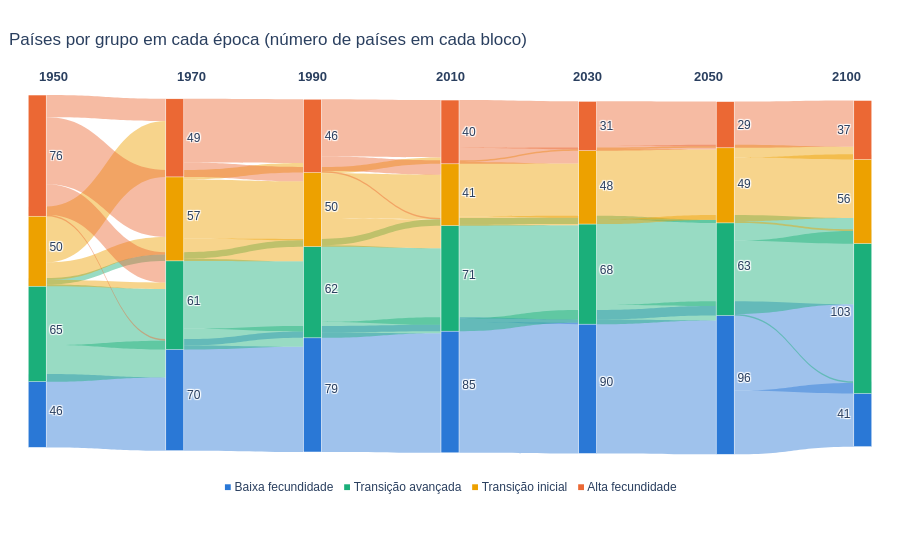

The code cell stored with this chart in its notebook:
### Markdown cell above
## 9. Sankey: migração entre grupos por época

Cada coluna é uma época; cada bloco é um grupo, com o número de países no tamanho do bloco. Os fluxos ligam os países que estavam em um grupo numa época e estão em outro na época seguinte. A cor do fluxo é a do grupo de origem.

### Code cell
def hex_para_rgba(cor, alfa):
    r, g, b = (int(cor[i:i + 2], 16) for i in (1, 3, 5))
    return f"rgba({r},{g},{b},{alfa})"

def sankey_epocas(grupos, k):
    nomes = nomes_grupos(k)
    epocas = sorted(grupos["epoca"].unique())
    total = grupos["LocID"].nunique()
    contagem = grupos.groupby(["epoca", "grupo"]).size()

    # Posições fixas: uma coluna por época; blocos empilhados do topo para a base
    margem_topo, altura_util, espaco = 0.90, 0.80, 0.02
    x_pos, y_pos, rotulos, cores_no, no_idx = [], [], [], [], {}
    for i, epoca in enumerate(epocas):
        x = 0.02 + i * (0.96 / (len(epocas) - 1))
        y = margem_topo
        for g in range(k):
            n = int(contagem.get((epoca, g), 0))
            if n == 0:
                continue
            altura = altura_util * n / total
            no_idx[(epoca, g)] = len(rotulos)
            x_pos.append(x)
            y_pos.append(min(0.99, max(0.01, y - altura / 2)))
            rotulos.append(f"{n}")
            cores_no.append(CORES[g])
            y -= altura + espaco

    origem, destino, valor, cor_fluxo, texto = [], [], [], [], []
    for e1, e2 in zip(epocas[:-1], epocas[1:]):
        a = grupos[grupos["epoca"] == e1].set_index("LocID")["grupo"]
        b = grupos[grupos["epoca"] == e2].set_index("LocID")["grupo"]
        juntos = pd.concat([a.rename("de"), b.rename("para")], axis=1).dropna()
        for (de, para), n in juntos.groupby(["de", "para"]).size().items():
            origem.append(no_idx[(e1, int(de))])
            destino.append(no_idx[(e2, int(para))])
            valor.append(int(n))
            cor_fluxo.append(hex_para_rgba(CORES[int(de)], 0.45))
            texto.append(f"{n} países: {nomes[int(de)]} em {e1} → {nomes[int(para)]} em {e2}")

    fig = go.Figure(go.Sankey(
        arrangement="fixed",
        node=dict(label=rotulos, x=x_pos, y=y_pos, color=cores_no, pad=4, thickness=18,
                  line=dict(color="white", width=0.5)),
        link=dict(source=origem, target=destino, value=valor, color=cor_fluxo,
                  customdata=texto, hovertemplate="%{customdata}<extra></extra>"),
    ))

    anotacoes = [
        dict(x=0.02 + i * (0.96 / (len(epocas) - 1)), y=1.06, xref="paper", yref="paper",
             text=f"<b>{epoca}</b>", showarrow=False, font=dict(size=13))
        for i, epoca in enumerate(epocas)
    ]
    legenda = "   ".join(f"<span style='color:{CORES[g]}'>■</span> {nomes[g]}" for g in range(k))
    anotacoes.append(dict(x=0.5, y=-0.04, xref="paper", yref="paper", text=legenda,
                          showarrow=False, font=dict(size=12)))

    fig.update_layout(
        title=dict(text="Países por grupo em cada época (número de países em cada bloco)", x=0.01),
        height=560, margin=dict(l=20, r=20, t=90, b=80),
        annotations=anotacoes, font=dict(family="Arial", size=12),
        paper_bgcolor="white", plot_bgcolor="white",
    )
    return fig

fig_sankey = sankey_epocas(grupos_epoca, K_FINAL)
fig_sankey

### Figure 1 — Plotly figure (JSON) as saved in the notebook; plotly's stock layout.template omitted (floating-point values rounded to 4 significant figures)
{"data": [{"arrangement": "fixed", "link": {"color": ["rgba(42,120,214,0.45)", "rgba(27,175,122,0.45)", "rgba(27,175,122,0.45)", "rgba(27,175,122,0.45)", "rgba(237,161,0,0.45)", "rgba(237,161,0,0.45)", "rgba(237,161,0,0.45)", "rgba(235,104,52,0.45)", "rgba(235,104,52,0.45)", "rgba(235,104,52,0.45)", "rgba(235,104,52,0.45)", "rgba(42,120,214,0.45)", "rgba(42,120,214,0.45)", "rgba(27,175,122,0.45)", "rgba(27,175,122,0.45)", "rgba(27,175,122,0.45)", "rgba(237,161,0,0.45)", "rgba(237,161,0,0.45)", "rgba(237,161,0,0.45)", "rgba(235,104,52,0.45)", "rgba(235,104,52,0.45)", "rgba(42,120,214,0.45)", "rgba(42,120,214,0.45)", "rgba(27,175,122,0.45)", "rgba(27,175,122,0.45)", "rgba(27,175,122,0.45)", "rgba(237,161,0,0.45)", "rgba(237,161,0,0.45)", "rgba(237,161,0,0.45)", "rgba(235,104,52,0.45)", "rgba(235,104,52,0.45)", "rgba(235,104,52,0.45)", "rgba(42,120,214,0.45)", "rgba(42,120,214,0.45)", "rgba(27,175,122,0.45)", "rgba(27,175,122,0.45)", "rgba(27,175,122,0.45)", "rgba(237,161,0,0.45)", "rgba(237,161,0,0.45)", "rgba(237,161,0,0.45)", "rgba(235,104,52,0.45)", "rgba(235,104,52,0.45)", "rgba(42,120,214,0.45)", "rgba(42,120,214,0.45)", "rgba(27,175,122,0.45)", "rgba(27,175,122,0.45)", "rgba(27,175,122,0.45)", "rgba(237,161,0,0.45)", "rgba(237,161,0,0.45)", "rgba(237,161,0,0.45)", "rgba(235,104,52,0.45)", "rgba(235,104,52,0.45)", "rgba(42,120,214,0.45)", "rgba(42,120,214,0.45)", "rgba(27,175,122,0.45)", "rgba(27,175,122,0.45)", "rgba(27,175,122,0.45)", "rgba(237,161,0,0.45)", "rgba(237,161,0,0.45)", "rgba(237,161,0,0.45)", "rgba(235,104,52,0.45)"], "customdata": ["46 países: Baixa fecundidade em 1950 → Baixa fecundidade em 1970", "23 países: Transição avançada em 1950 → Baixa fecundidade em 1970", "38 países: Transição avançada em 1950 → Transição avançada em 1970", "4 países: Transição avançada em 1950 → Transição inicial em 1970", "4 países: Transição inicial em 1950 → Transição avançada em 1970", "11 países: Transição inicial em 1950 → Transição inicial em 1970", "35 países: Transição inicial em 1950 → Alta fecundidade em 1970", "1 países: Alta fecundidade em 1950 → Baixa fecundidade em 1970", "19 países: Alta fecundidade em 1950 → Transição avançada em 1970", "42 países: Alta fecundidade em 1950 → Transição inicial em 1970", "14 países: Alta fecundidade em 1950 → Alta fecundidade em 1970", "66 países: Baixa fecundidade em 1970 → Baixa fecundidade em 1990", "4 países: Baixa fecundidade em 1970 → Transição avançada em 1990", "13 países: Transição avançada em 1970 → Baixa fecundidade em 1990", "44 países: Transição avançada em 1970 → Transição avançada em 1990", "4 países: Transição avançada em 1970 → Transição inicial em 1990", "14 países: Transição inicial em 1970 → Transição avançada em 1990", "37 países: Transição inicial em 1970 → Transição inicial em 1990", "6 países: Transição inicial em 1970 → Alta fecundidade em 1990", "9 países: Alta fecundidade em 1970 → Transição inicial em 1990", "40 países: Alta fecundidade em 1970 → Alta fecundidade em 1990", "75 países: Baixa fecundidade em 1990 → Baixa fecundidade em 2010", "4 países: Baixa fecundidade em 1990 → Transição avançada em 2010", "10 países: Transição avançada em 1990 → Baixa fecundidade em 2010", "48 países: Transição avançada em 1990 → Transição avançada em 2010", "4 países: Transição avançada em 1990 → Transição inicial em 2010", "18 países: Transição inicial em 1990 → Transição avançada em 2010", "28 países: Transição inicial em 1990 → Transição inicial em 2010", "4 países: Transição inicial em 1990 → Alta fecundidade em 2010", "1 países: Alta fecundidade em 1990 → Transição avançada em 2010", "9 países: Alta fecundidade em 1990 → Transição inicial em 2010", "36 países: Alta fecundidade em 1990 → Alta fecundidade em 2010", "82 países: Baixa fecundidade em 2010 → Baixa fecundidade em 2030", "3 países: Baixa fecundidade em 2010 → Transição avançada em 2030", "8 países: Transição avançada em 2010 → Baixa fecundidade em 2030", "59 países: Transição avançada em 2010 → Transição avançada em 2030", "4 países: Transição avançada em 2010 → Transição inicial em 2030", "6 países: Transição inicial em 2010 → Transição avançada em 2030", "34 países: Transição inicial em 2010 → Transição inicial em 2030", "1 países: Transição inicial em 2010 → Alta fecundidade em 2030", "10 países: Alta fecundidade em 2010 → Transição inicial em 2030", "30 países: Alta fecundidade em 2010 → Alta fecundidade em 2030", "84 países: Baixa fecundidade em 2030 → Baixa fecundidade em 2050", "6 países: Baixa fecundidade em 2030 → Transição avançada em 2050", "12 países: Transição avançada em 2030 → Baixa fecundidade em 2050", "54 países: Transição avançada em 2030 → Transição avançada em 2050", "2 países: Transição avançada em 2030 → Transição inicial em 2050", "3 países: Transição inicial em 2030 → Transição avançada em 2050", "44 países: Transição inicial em 2030 → Transição inicial em 2050", "1 países: Transição inicial em 2030 → Alta fecundidade em 2050", "3 países: Alta fecundidade em 2030 → Transição inicial em 2050", "28 países: Alta fecundidade em 2030 → Alta fecundidade em 2050", "40 países: Baixa fecundidade em 2050 → Baixa fecundidade em 2100", "56 países: Baixa fecundidade em 2050 → Transição avançada em 2100", "1 países: Transição avançada em 2050 → Baixa fecundidade em 2100", "46 países: Transição avançada em 2050 → Transição avançada em 2100", "16 países: Transição avançada em 2050 → Transição inicial em 2100", "1 países: Transição inicial em 2050 → Transição avançada em 2100", "40 países: Transição inicial em 2050 → Transição inicial em 2100", "8 países: Transição inicial em 2050 → Alta fecundidade em 2100", "29 países: Alta fecundidade em 2050 → Alta fecundidade em 2100"], "hovertemplate": "%{customdata}<extra></extra>", "source": [0, 1, 1, 1, 2, 2, 2, 3, 3, 3, 3, 4, 4, 5, 5, 5, 6, 6, 6, 7, 7, 8, 8, 9, 9, 9, 10, 10, 10, 11, 11, 11, 12, 12, 13, 13, 13, 14, 14, 14, 15, 15, 16, 16, 17, 17, 17, 18, 18, 18, 19, 19, 20, 20, 21, 21, 21, 22, 22, 22, 23], "target": [4, 4, 5, 6, 5, 6, 7, 4, 5, 6, 7, 8, 9, 8, 9, 10, 9, 10, 11, 10, 11, 12, 13, 12, 13, 14, 13, 14, 15, 13, 14, 15, 16, 17, 16, 17, 18, 17, 18, 19, 18, 19, 20, 21, 20, 21, 22, 21, 22, 23, 22, 23, 24, 25, 24, 25, 26, 25, 26, 27, 27], "value": [46, 23, 38, 4, 4, 11, 35, 1, 19, 42, 14, 66, 4, 13, 44, 4, 14, 37, 6, 9, 40, 75, 4, 10, 48, 4, 18, 28, 4, 1, 9, 36, 82, 3, 8, 59, 4, 6, 34, 1, 10, 30, 84, 6, 12, 54, 2, 3, 44, 1, 3, 28, 40, 56, 1, 46, 16, 1, 40, 8, 29]}, "node": {"color": ["#2a78d6", "#1baf7a", "#eda100", "#eb6834", "#2a78d6", "#1baf7a", "#eda100", "#eb6834", "#2a78d6", "#1baf7a", "#eda100", "#eb6834", "#2a78d6", "#1baf7a", "#eda100", "#eb6834", "#2a78d6", "#1baf7a", "#eda100", "#eb6834", "#2a78d6", "#1baf7a", "#eda100", "#eb6834", "#2a78d6", "#1baf7a", "#eda100", "#eb6834"], "label": ["46", "65", "50", "76", "70", "61", "57", "49", "79", "62", "50", "46", "85", "71", "41", "40", "90", "68", "48", "31", "96", "63", "49", "29", "41", "103", "56", "37"], "line": {"color": "white", "width": 0.5}, "pad": 4, "thickness": 18, "x": [0.02, 0.02, 0.02, 0.02, 0.18, 0.18, 0.18, 0.18, 0.34, 0.34, 0.34, 0.34, 0.5, 0.5, 0.5, 0.5, 0.66, 0.66, 0.66, 0.66, 0.82, 0.82, 0.82, 0.82, 0.98, 0.98, 0.98, 0.98], "y": [0.8224, 0.615, 0.4009, 0.1683, 0.7819, 0.5408, 0.3216, 0.1227, 0.7667, 0.5087, 0.2997, 0.1176, 0.7565, 0.4732, 0.2642, 0.1075, 0.7481, 0.4614, 0.2457, 0.09232, 0.738, 0.4496, 0.2406, 0.08895, 0.8308, 0.5678, 0.2794, 0.1024]}, "type": "sankey"}], "layout": {"annotations": [{"font": {"size": 13}, "showarrow": false, "text": "<b>1950</b>", "x": 0.02, "xref": "paper", "y": 1.06, "yref": "paper"}, {"font": {"size": 13}, "showarrow": false, "text": "<b>1970</b>", "x": 0.18, "xref": "paper", "y": 1.06, "yref": "paper"}, {"font": {"size": 13}, "showarrow": false, "text": "<b>1990</b>", "x": 0.34, "xref": "paper", "y": 1.06, "yref": "paper"}, {"font": {"size": 13}, "showarrow": false, "text": "<b>2010</b>", "x": 0.5, "xref": "paper", "y": 1.06, "yref": "paper"}, {"font": {"size": 13}, "showarrow": false, "text": "<b>2030</b>", "x": 0.66, "xref": "paper", "y": 1.06, "yref": "paper"}, {"font": {"size": 13}, "showarrow": false, "text": "<b>2050</b>", "x": 0.82, "xref": "paper", "y": 1.06, "yref": "paper"}, {"font": {"size": 13}, "showarrow": false, "text": "<b>2100</b>", "x": 0.98, "xref": "paper", "y": 1.06, "yref": "paper"}, {"font": {"size": 12}, "showarrow": false, "text": "<span style='color:#2a78d6'>■</span> Baixa fecundidade   <span style='color:#1baf7a'>■</span> Transição avançada   <span style='color:#eda100'>■</span> Transição inicial   <span style='color:#eb6834'>■</span> Alta fecundidade", "x": 0.5, "xref": "paper", "y": -0.04, "yref": "paper"}], "font": {"family": "Arial", "size": 12}, "height": 560, "margin": {"b": 80, "l": 20, "r": 20, "t": 90}, "paper_bgcolor": "white", "plot_bgcolor": "white", "title": {"text": "Países por grupo em cada época (número de países em cada bloco)", "x": 0.01}}}
